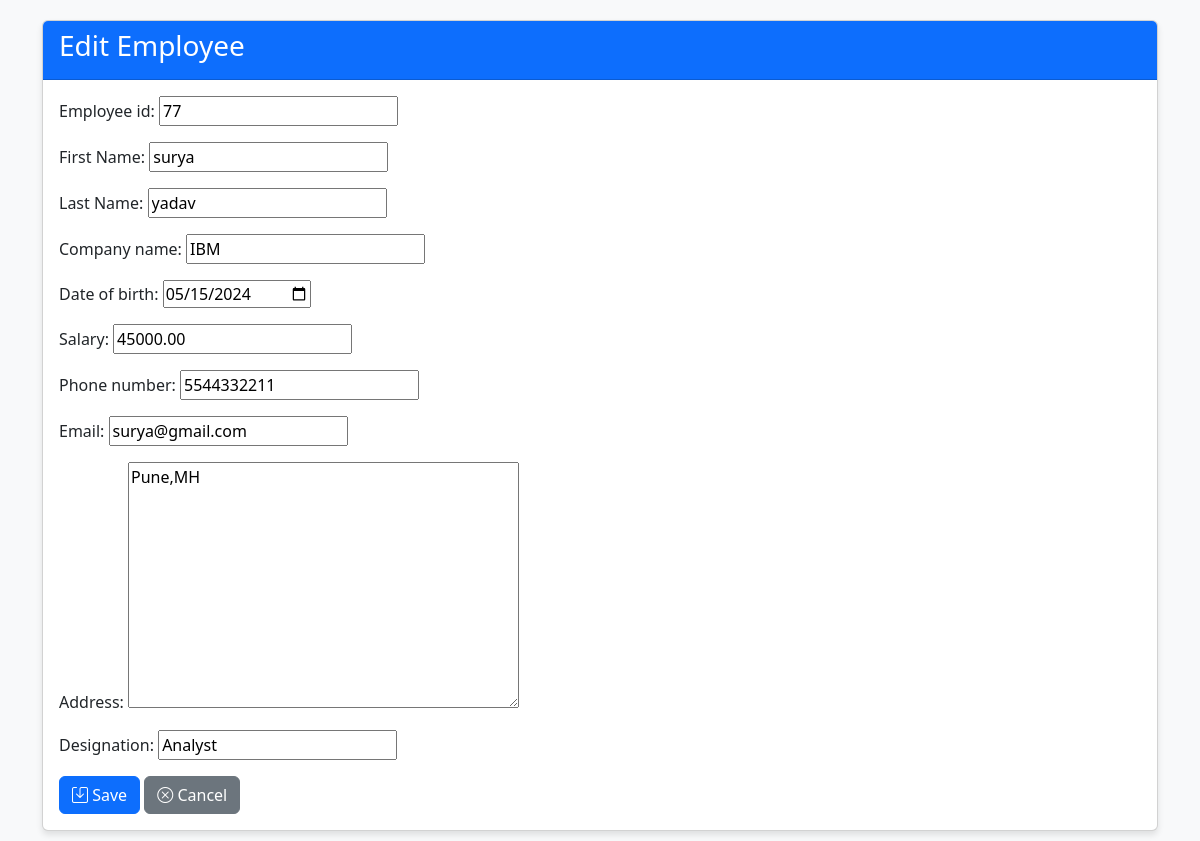
The page /update/4/ on the database its author committed.
### employees/models.py (models this page shows, shortened)
class Employee(models.Model):
    employee_id = models.CharField(max_length=20, unique=True)
    f_name = models.CharField(max_length=50, verbose_name="First Name")
    l_name = models.CharField(max_length=50, verbose_name="Last Name")
    company_name = models.CharField(max_length=100)
    date_of_birth = models.DateField()
    salary = models.DecimalField(max_digits=10, decimal_places=2)
    phone_number = models.CharField(max_length=15)
    email = models.EmailField(unique=True)
    address = models.TextField()
    designation = models.CharField(max_length=100)

### employees/views.py (the view)
# urls.py: path('update/<int:pk>/', views.employee_update, name='employee_update'),
def employee_update(request, pk):
    employee = get_object_or_404(Employee, pk=pk)
    if request.method == 'POST':
        form = EmployeeForm(request.POST, instance=employee)
        if form.is_valid():
            form.save()
            return redirect('employee_list')
    else:
        form = EmployeeForm(instance=employee)
    return render(request, 'employees/employee_form.html', {'form': form})

### employees/forms.py
class EmployeeForm(forms.ModelForm):
    class Meta:
        model = Employee
        fields = '__all__'
        widgets = {
            'date_of_birth': forms.DateInput(attrs={'type': 'date'}),
        }

### employees/templates/employees/employee_form.html (shortened to what this page needs)
{% extends 'base.html' %}
{% block content %}
<div class="card employee-card">
    <div class="card-header bg-primary text-white">
        <h3>{% if form.instance.pk %}Edit{% else %}Create{% endif %} Employee</h3>
    </div>
    <div class="card-body">
        <form method="post">
            <div class="mb-3">
                {{ form.as_p }}
            </div>
            <button type="submit" class="btn btn-primary">
                <i class="bi bi-save"></i> Save
            </button>
            <a href="{% url 'employee_list' %}" class="btn btn-secondary">
                <i class="bi bi-x-circle"></i> Cancel
            </a>
        </form>
    </div>
</div>
{% endblock %}

### employees/templates/base.html (style rules this page uses)
body { padding-top: 20px; background-color: #f8f9fa; }
.employee-card { margin-bottom: 20px; box-shadow: 0 4px 6px rgba(0,0,0,0.1); }

### rows shown on the page
Employee: employee_id "77", f_name "surya", l_name "yadav", company_name "IBM", date_of_birth "05/15/2024", salary "45000.00", phone_number "5544332211", email "surya@gmail.com", address "Pune,MH", designation "Analyst"
